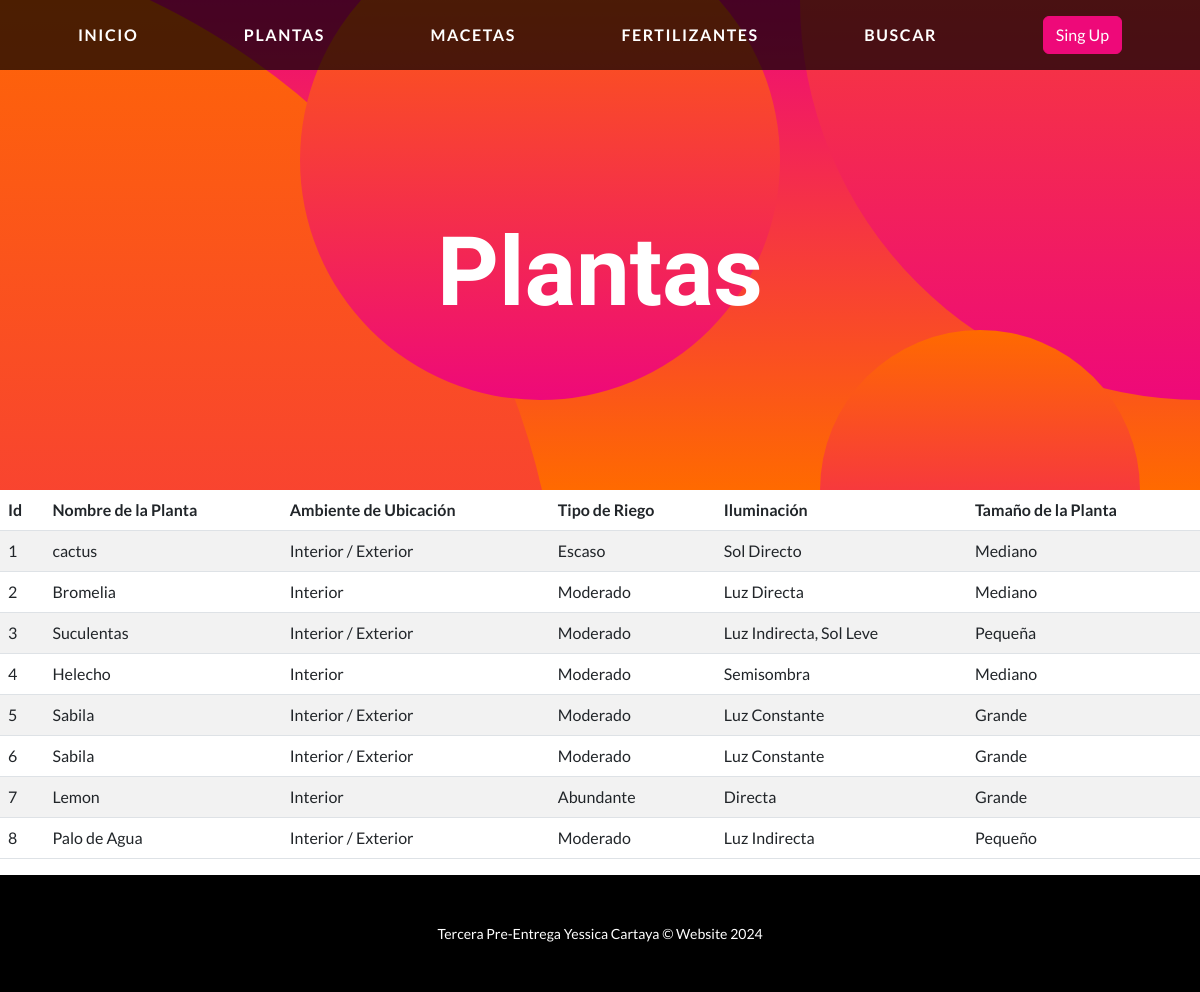
The app's page /aplicacion/plantas/ with its own data.
### aplicacion/models.py (models this page shows, shortened)
class Planta(models.Model):
    nombre = models.CharField(max_length=50)
    ambiente = models.CharField(max_length=50)
    riego = models.CharField(max_length=50)
    iluminacion = models.CharField(max_length=50)
    tamaño = models.CharField(max_length=50)

### aplicacion/views.py (the view)
# urls.py: path('plantas/', plantas, name = "plantas"),
def plantas(request):
    contexto = {'plantas': Planta.objects.all()}
    return render(request, "aplicacion/plantas.html", contexto)

### aplicacion/templates/aplicacion/plantas.html
{% extends 'aplicacion/home.html' %}
{% block titulo %}
    <h1 class="masthead-heading mb-0">Plantas</h1>
{% endblock titulo %}
{% block contenido %}
    <table class="table table-striped">
        <thead>
            <tr>
                <th>Id</th>
                <th>Nombre de la Planta</th>
                <th>Ambiente de Ubicación</th>
                <th>Tipo de Riego</th>
                <th>Iluminación</th>
                <th>Tamaño de la Planta</th>
            </tr>
        </thead>
        <tbody>
    {% for p in plantas %}
            <tr>
                <td>{{p.id}}</td>
                <td>{{p.nombre}}</td>
                <td>{{p.ambiente}}</td>
                <td>{{p.riego}}</td>
                <td>{{p.iluminacion}}</td>
                <td>{{p.tamaño}}</td>
            </tr>
    {% endfor %}
        </tbody>
    </table>
{% endblock contenido %}

### aplicacion/templates/aplicacion/home.html (shortened to what this page needs)
<!DOCTYPE html>
<html lang="en">
    <head>
        {% load static %}
        <link href="{% static 'css/styles.css' %}" rel="stylesheet" />
    </head>
    <body id="page-top">
        <nav class="navbar navbar-expand-lg navbar-dark navbar-custom fixed-top">
            <div class="container px-5">
                <a class="navbar-brand" href="{% url 'home' %}">Inicio</a>
                <a class="navbar-brand" href="{% url 'planta_form' %}">Plantas</a>
                <a class="navbar-brand" href="{% url 'maceta_form' %}">Macetas</a>
                <a class="navbar-brand" href="{% url 'fertilizante_form' %}">Fertilizantes</a>
                <a class="navbar-brand" href="{% url 'buscar' %}">Buscar</a>
                <a class="btn btn-primary" href="#signup">Sing Up</a>
            </div>
        </nav>
        <header class="masthead text-center text-white">
            <div class="masthead-content">
                <div class="container px-5">
                    {% block titulo %}{% endblock titulo %}
                </div>
            </div>
            <div class="bg-circle-1 bg-circle"></div>
            <div class="bg-circle-2 bg-circle"></div>
            <div class="bg-circle-3 bg-circle"></div>
            <div class="bg-circle-4 bg-circle"></div>
        </header>
        {% block contenido %}
        {% endblock contenido %}
        <footer class="py-5 bg-black">
            <div class="container px-5"><p class="m-0 text-center text-white small">Tercera Pre-Entrega Yessica Cartaya &copy; Website 2024</p></div>
        </footer>
    </body>
</html>

### records on screen
Planta: id "1", nombre "cactus", ambiente "Interior / Exterior", riego "Escaso", iluminacion "Sol Directo", tamaño "Mediano"
Planta: id "2", nombre "Bromelia", ambiente "Interior", riego "Moderado", iluminacion "Luz Directa", tamaño "Mediano"
Planta: id "3", nombre "Suculentas", ambiente "Interior / Exterior", riego "Moderado", iluminacion "Luz Indirecta, Sol Leve", tamaño "Pequeña"
Planta: id "4", nombre "Helecho", ambiente "Interior", riego "Moderado", iluminacion "Semisombra", tamaño "Mediano"
Planta: id "5", nombre "Sabila", ambiente "Interior / Exterior", riego "Moderado", iluminacion "Luz Constante", tamaño "Grande"
Planta: id "6", nombre "Sabila", ambiente "Interior / Exterior", riego "Moderado", iluminacion "Luz Constante", tamaño "Grande"
Planta: id "7", nombre "Lemon", ambiente "Interior", riego "Abundante", iluminacion "Directa", tamaño "Grande"
Planta: id "8", nombre "Palo de Agua", ambiente "Interior / Exterior", riego "Moderado", iluminacion "Luz Indirecta", tamaño "Pequeño"
